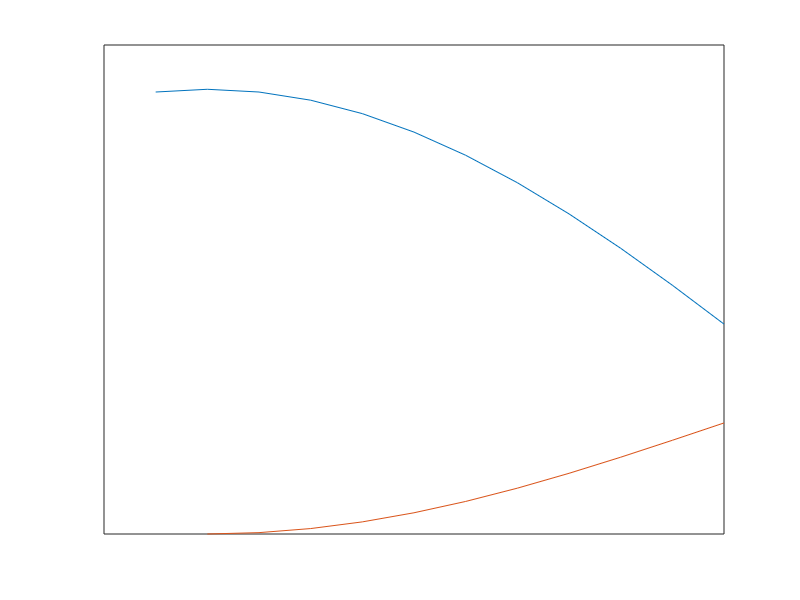

This figure's MATLAB source: (Note: this script raises an error after producing the figure.)
m=1; % carrier
n=2; % fundamental
ma=-0.1:0.1:1;
a1=2*m*besselj(0,ma*pi/2)/pi;
% figure();
plot(ma,a1)
hold on;
ma=0:0.1:1;
% a=2*besselj(0,1*ma*pi/2)/pi;
% figure();
% a=abs(2*m*besselj(0,m*ma*pi/2).*besselj(n,m*ma*pi/2)*sin((m+n)*pi/2)/pi);
a=abs(2.*besselj(n,m*ma*pi/2)/(m*pi));
plot(ma,abs(a))
hold on;
set(gca,'xtick',[])
set(gca,'ytick',[])
xline(0)
xline(0.2)
xline(0.4)
xline(0.6)
xline(0.8)
% X = [0.13+0.1 0.13+0.1];
% Y = [0.11   0.11+abs(a1(2))];
% annotation('arrow',X,Y);
% X = [0.13+0.15 0.13+0.15];
% Y = [0.11   0.15+abs(a(2))];
% annotation('arrow',X,Y);
% X = [0.13+0.05 0.13+0.05];
% Y = [0.11   0.15+abs(a(2))];
% annotation('arrow',X,Y);
% 
% 
% X = [0.13+0.3 0.13+0.3];
% Y = [0.11   0.11+abs(a1(2))];
% annotation('arrow',X,Y);
% X = [0.13+0.35 0.13+0.35];
% Y = [0.11   0.15+abs(a(2))];
% annotation('arrow',X,Y);
% X = [0.13+0.25 0.13+0.25];
% Y = [0.11   0.15+abs(a(2))];
% annotation('arrow',X,Y);
